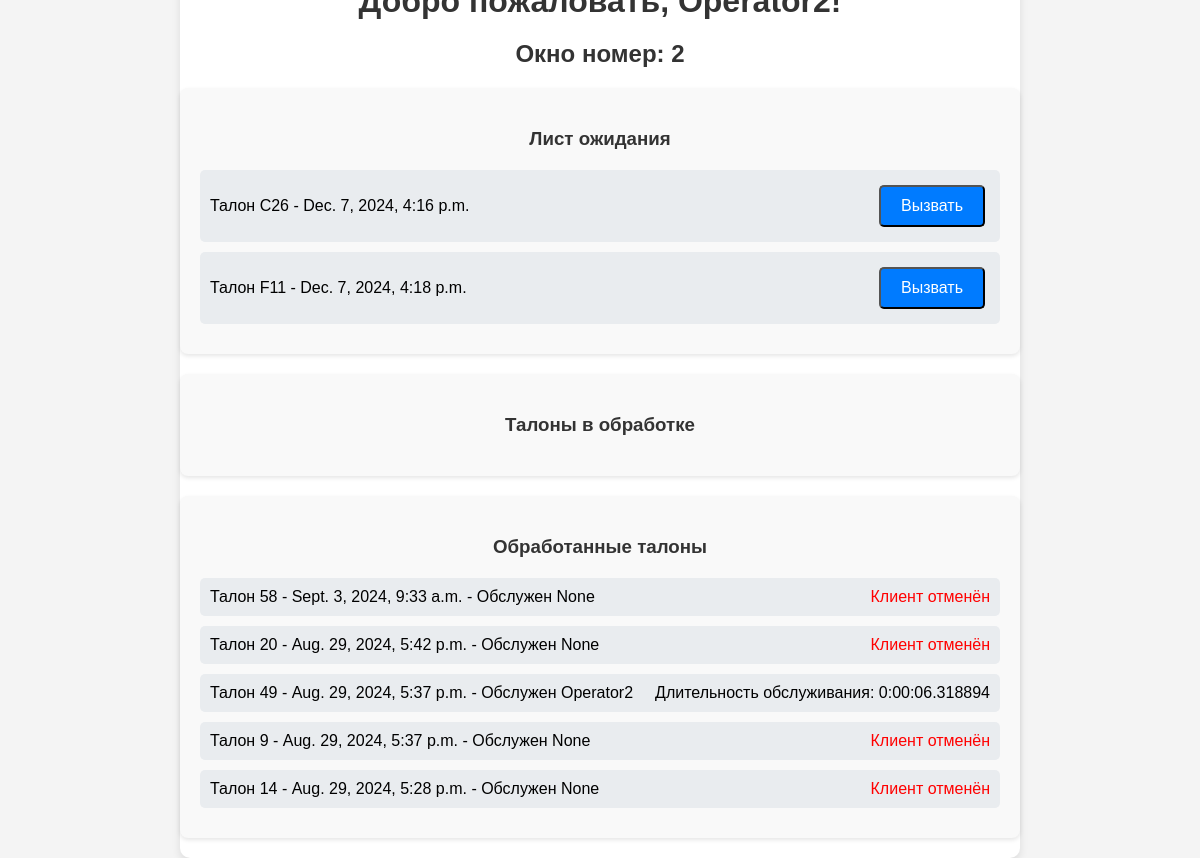
The page /operator/dashboard/ (signed in) on the database its author committed.
### userapp/models.py (models this page shows, shortened)
class Operator(models.Model):
    user = models.OneToOneField(User, on_delete=models.CASCADE)
    window_number = models.IntegerField()

class Ticket(models.Model):
    STATUS_CHOICES = [
        ('waiting', 'Waiting'),
        ('in_service', 'In Service'),
        ('served', 'Served'),
    ]
    number = models.CharField(max_length=10)
    issued_at = models.DateTimeField(auto_now_add=True)
    is_served = models.BooleanField(default=False)
    is_canceled = models.BooleanField(default=False)
    served_by = models.CharField(max_length=100, null=True, blank=True)
    subcategory = models.ForeignKey(SubCategory, on_delete=models.SET_NULL, null=True)
    operator = models.ForeignKey(Operator, on_delete=models.SET_NULL, null=True, blank=True)
    status = models.CharField(max_length=20, choices=STATUS_CHOICES, default='waiting')
    start_time = models.DateTimeField(null=True, blank=True)
    end_time = models.DateTimeField(null=True, blank=True)
    duration = models.DurationField(null=True, blank=True)
    class Meta:
        ordering = ['number']

### operatorapp/views.py (the view)
# urls.py: path('dashboard/', views.operator_dashboard, name='operator_dashboard'),
@login_required
def operator_dashboard(request):
    operator = get_object_or_404(Operator, user=request.user)
    waiting_tickets = Ticket.objects.filter(status='waiting').order_by('issued_at')
    in_service_tickets = Ticket.objects.filter(status='in_service', operator=operator).order_by('issued_at')
    served_tickets = Ticket.objects.filter(status='served', operator=operator).order_by('-issued_at')[:5]
    operators = Operator.objects.exclude(user=request.user)
    return render(request, 'operatorapp/dashboard.html', {
        'operator': operator,
        'waiting_tickets': waiting_tickets,
        'in_service_tickets': in_service_tickets,
        'served_tickets': served_tickets,
        'operators': operators,
    })

### operatorapp/templates/operatorapp/dashboard.html (shortened to what this page needs)
<!DOCTYPE html>
<html>
<head>
    {% load static %}
    <link rel="stylesheet" type="text/css" href="{% static 'css/styles.css' %}">
</head>
<body>
    <div class="container">
        <h1>Добро пожаловать, {{ operator.user.username }}!</h1>
        <h2>Окно номер: {{ operator.window_number }}</h2>
        <div class="ticket-lists">
            <div class="ticket-list">
                <h3>Лист ожидания</h3>
                <ul>
                    {% for ticket in waiting_tickets %}
                        <li>
                            <span>Талон {{ ticket.number }} - {{ ticket.issued_at }}</span>
                            <form method="POST" action="{% url 'call_ticket' ticket.id %}">
                                <button type="submit" class="btn">Вызвать</button>
                            </form>
                        </li>
                    {% endfor %}
                </ul>
            </div>
            <div class="ticket-list">
                <h3>Талоны в обработке</h3>
            </div>
           <div class="ticket-list">
                <h3>Обработанные талоны</h3>
                <ul>
                    {% for ticket in served_tickets %}
                        <li>
                            Талон {{ ticket.number }} - {{ ticket.issued_at }} - Обслужен {{ ticket.served_by }}
                            {% if ticket.start_time and ticket.end_time %}
                                <span>Длительность обслуживания: {{ ticket.duration }}</span>
                            {% endif %}
                            {% if ticket.is_canceled %}
                                <span style="color:red;">Клиент отменён</span>
                            {% endif %}
                        </li>
                    {% endfor %}
                </ul>
            </div>
        </div>
    </div>
</body>
</html>

### userapp/static/css/styles.css (style rules this page uses)
body { font-family: Arial, sans-serif; margin: 0; padding: 0; background-color: #f7f7f7; }
.container { max-width: 800px; margin: 0 auto; padding: 20px; background-color: #fff; border-radius: 5px; box-shadow: 0 0 10px rgba(0, 0, 0, 0.1); }
h1 { text-align: center; color: #333; }

### operatorapp/templates/operatorapp/dashboard.html (style rules this page uses)
body { font-family: Arial, sans-serif; margin: 0; background-color: #f4f4f4; display: flex; justify-content: center; align-items: center; height: 100vh; text-align: center; }
.container { width: 80%; max-width: 800px; background-color: white; padding: 20px; border-radius: 10px; box-shadow: 0 4px 8px rgba(0, 0, 0, 0.1); }
h1, h2, h3 { margin: 20px 0; color: #333; }
.ticket-lists { display: flex; flex-direction: column; gap: 20px; align-items: center; }
.ticket-list { width: 100%; padding: 20px; background-color: #f9f9f9; border-radius: 8px; box-shadow: 0 2px 4px rgba(0, 0, 0, 0.1); }
ul { list-style-type: none; padding: 0; margin: 0; }
li { margin: 10px 0; background-color: #e9ecef; padding: 10px; border-radius: 5px; display: flex; justify-content: space-between; align-items: center; text-align: left; }
.btn { background-color: #007bff; color: white; padding: 10px 20px; text-decoration: none; border-radius: 5px; transition: background-color 0.3s ease, transform 0.3s ease; font-size: 16px; margin: 5px; }

### rows shown on the page
Operator: window_number "2"
Ticket: number "C26", issued_at "Dec. 7, 2024, 4:16 p.m."
Ticket: number "F11", issued_at "Dec. 7, 2024, 4:18 p.m."
Ticket: number "58", issued_at "Sept. 3, 2024, 9:33 a.m.", served_by "None", is_canceled "Клиент отменён"
Ticket: number "20", issued_at "Aug. 29, 2024, 5:42 p.m.", served_by "None", is_canceled "Клиент отменён"
Ticket: number "49", issued_at "Aug. 29, 2024, 5:37 p.m.", served_by "Operator2", duration "0:00:06.318894"
Ticket: number "9", issued_at "Aug. 29, 2024, 5:37 p.m.", served_by "None", is_canceled "Клиент отменён"
Ticket: number "14", issued_at "Aug. 29, 2024, 5:28 p.m.", served_by "None", is_canceled "Клиент отменён"
